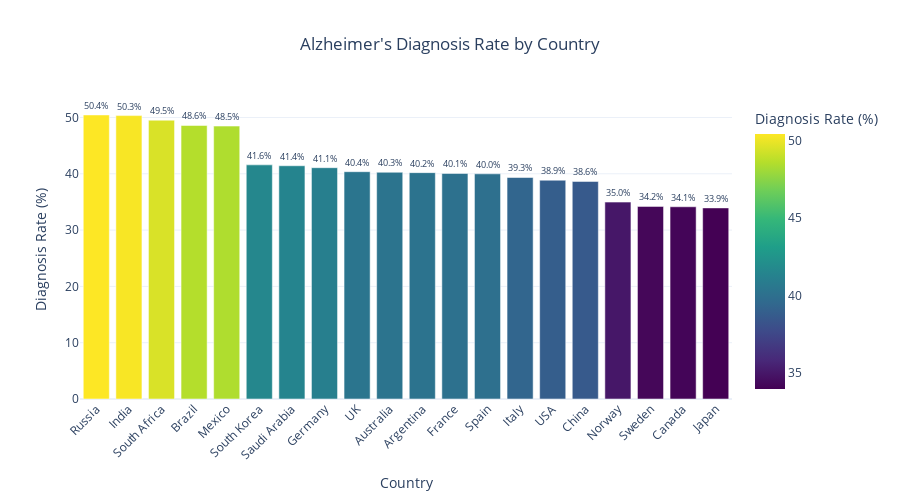

The notebook cell saved with this chart:
### Markdown cell above
## Geographical Distribution Analysis

Visualizing Alzheimer's diagnosis prevalence across different countries.

### Code cell
# Calculate diagnosis rate by country
country_stats = df.groupby('Country')['Alzheimer’s Diagnosis'].apply(lambda x: (x == 'Yes').mean() * 100).reset_index()
country_stats.columns = ['Country', 'Diagnosis Rate (%)']

# Sort by diagnosis rate
country_stats = country_stats.sort_values('Diagnosis Rate (%)', ascending=False)

# Create Plotly choropleth map
fig = px.choropleth(country_stats,
                    locations='Country',
                    locationmode='country names',
                    color='Diagnosis Rate (%)',
                    title='Alzheimer\'s Diagnosis Rate by Country',
                    color_continuous_scale='Viridis')

fig.update_layout(
    title_x=0.5,
    width=900,
    height=500,
    geo=dict(showframe=False,
             showcoastlines=True,
             projection_type='equirectangular'),
    margin=dict(l=0, r=0, t=30, b=0)
)

fig.show()

# Create a bar chart as well for better visualization
fig_bar = px.bar(country_stats,
                 x='Country',
                 y='Diagnosis Rate (%)',
                 title='Alzheimer\'s Diagnosis Rate by Country',
                 color='Diagnosis Rate (%)',
                 color_continuous_scale='Viridis')

fig_bar.update_layout(
    title_x=0.5,
    plot_bgcolor='white',
    showlegend=False,
    width=900,
    height=500,
    xaxis_tickangle=-45
)

fig_bar.update_traces(
    texttemplate='%{y:.1f}%',
    textposition='outside'
)

fig_bar.show()

# Print the numbers
print('\nDiagnosis rates by country:')
print(country_stats)

### Figure 1 — Plotly figure (JSON) as saved in the notebook; plotly's stock layout.template omitted (floating-point values rounded to 4 significant figures)
{"data": [{"hovertemplate": "Country=%{x}<br>Diagnosis Rate (%)=%{marker.color}<extra></extra>", "legendgroup": "", "marker": {"color": [50.45, 50.33, 49.52, 48.58, 48.47, 41.59, 41.43, 41.08, 40.37, 40.27, 40.2, 40.05, 39.99, 39.34, 38.86, 38.64, 34.97, 34.21, 34.14, 33.94], "coloraxis": "coloraxis", "pattern": {"shape": ""}}, "name": "", "orientation": "v", "showlegend": false, "textposition": "outside", "texttemplate": "%{y:.1f}%", "type": "bar", "x": ["Russia", "India", "South Africa", "Brazil", "Mexico", "South Korea", "Saudi Arabia", "Germany", "UK", "Australia", "Argentina", "France", "Spain", "Italy", "USA", "China", "Norway", "Sweden", "Canada", "Japan"], "xaxis": "x", "y": [50.45, 50.33, 49.52, 48.58, 48.47, 41.59, 41.43, 41.08, 40.37, 40.27, 40.2, 40.05, 39.99, 39.34, 38.86, 38.64, 34.97, 34.21, 34.14, 33.94], "yaxis": "y"}], "layout": {"barmode": "relative", "coloraxis": {"colorbar": {"title": {"text": "Diagnosis Rate (%)"}}, "colorscale": [[0, "#440154"], [0.1111, "#482878"], [0.2222, "#3e4989"], [0.3333, "#31688e"], [0.4444, "#26828e"], [0.5556, "#1f9e89"], [0.6667, "#35b779"], [0.7778, "#6ece58"], [0.8889, "#b5de2b"], [1, "#fde725"]]}, "height": 500, "legend": {"tracegroupgap": 0}, "plot_bgcolor": "white", "showlegend": false, "title": {"text": "Alzheimer's Diagnosis Rate by Country", "x": 0.5}, "width": 900, "xaxis": {"anchor": "y", "domain": [0, 1], "tickangle": -45, "title": {"text": "Country"}}, "yaxis": {"anchor": "x", "domain": [0, 1], "title": {"text": "Diagnosis Rate (%)"}}}}
